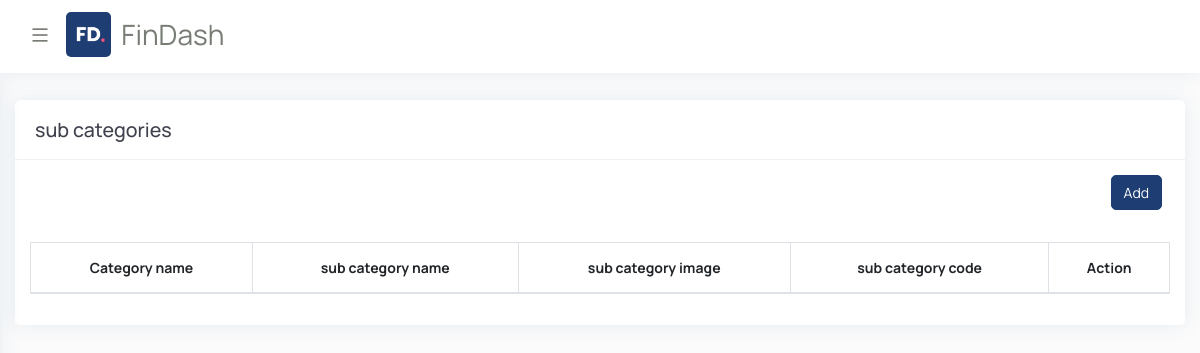
/show_subcategory/, run on an earlier commit of the app's database.
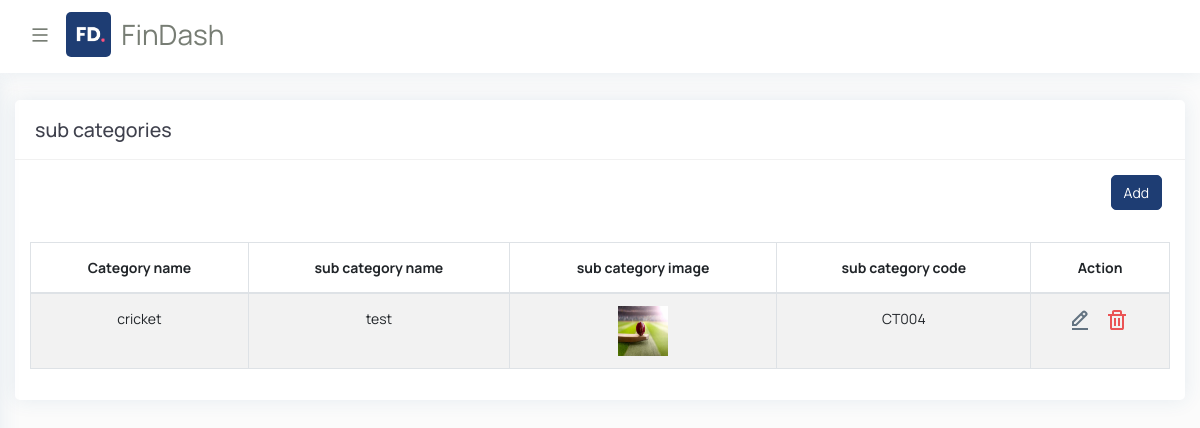
And on a later commit of the database.
### demo_admin/models.py (models this page shows)
class Sub_Category(models.Model):
    category_id=models.ForeignKey(Category,on_delete=models.SET_NULL,null=True,blank=True)
    sub_category_name=models.CharField(max_length=10,null=True,blank=True)
    sub_category_image=models.ImageField(upload_to='images',null=True,blank=True)
    sub_category_code=models.CharField(max_length=10,null=True,blank=True)
    created_at=models.DateTimeField(default=timezone.now)
    updated_at=models.DateTimeField(default=timezone.now)

class Category(models.Model):
    category_name=models.CharField(max_length=10,null=True,blank=True)
    category_image=models.ImageField(upload_to='images',null=True,blank=True)
    category_code=models.CharField(max_length=10,null=True,blank=True)
    created_at=models.DateTimeField(default=timezone.now)
    updated_at=models.DateTimeField(default=timezone.now)

### demo_admin/views.py (the view)
# urls.py: path('show_subcategory/', views.show_subcategory, name='show_subcategory'),
def show_subcategory(request):
    data=Sub_Category.objects.all()
    context={'data':data}
    return render(request,'admin_template/sub_category/show_subcategory.html',context)

### templates/admin_template/sub_category/show_subcategory.html (shortened to what this page needs)
{% extends 'admin_template/base.html' %}
{% load static %}
{% block body%}
<div id="content-page" class="content-page">
    <div class="container-fluid">
       <div class="row">
          <div class="col-sm-12">
             <div class="iq-card">
                <div class="iq-card-header d-flex justify-content-between">
                   <div class="iq-header-title">
                      <h4 class="card-title">sub categories</h4>
                   </div>
                </div>
                <div class="iq-card-body">
                   <div id="table" class="table-editable">
                      <span class="table-add float-right mb-3 mr-2">
                        <a type="submit" href="{% url 'add_subcategory' %}" class="btn btn-primary mb-3">Add
                        </a>
                        </span>
                      <table id="tableID" class="table table-bordered table-responsive-md table-striped text-center ">
                         <thead>
                            <tr >
                                <th style="text-align: center">Category name</th>
                               <th style="text-align: center">sub category name</th>
                               <th style="text-align: center">sub category image</th>
                               <th style="text-align: center">sub category code</th>
                               <th style="text-align: center">Action</th>
                            </tr>
                         </thead>
                         <tbody>
                            {%for data in data%}
                            <tr>
                                <td >{{data.category_id.category_name}}</td>
                                <td>{{data.sub_category_name}}</td>
                                <td style="text-align: center;">{% if data.sub_category_image %}
                                 <img src="{{data.sub_category_image.url}}" width="50" height="50">
                                 {% endif %}</td>
                                 <td>{{data.sub_category_code}}</td>
                               <td>
                                 <a class="me-3" href="{% url 'edit_subcategory' data.id %}">
                                    <img src="{% static 'admin_static/images/icon/edit.svg'%}" alt="img">
                                </a>
                                <a class="me-3" href="{% url 'delete_subcategory' data.id %}" onclick="return confirm('Are you sure you want to delete this?')">
                                    <img src="{% static 'admin_static/images/icon/delete.svg'%}" alt="img">
                                </a>
                                </td>
                               {%endfor%}
                            </tr>
                           </div>
                   </div>
                </div>
             </div>
          </div>
       </div>
    </div>
 </div>
 {% endblock %}

What changed in the data, as far as the page shows it:
added Sub_Category: category_id.category_name "cricket", sub_category_name "test", sub_category_image (picture), sub_category_code "CT004"
